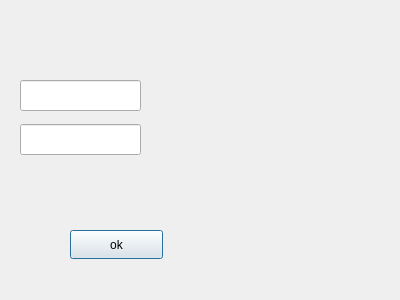
<?xml version="1.0" encoding="UTF-8"?>
<ui version="4.0">
 <class>Dialog</class>
 <widget class="QDialog" name="Dialog">
  <property name="geometry">
   <rect>
    <x>0</x>
    <y>0</y>
    <width>400</width>
    <height>300</height>
   </rect>
  </property>
  <property name="windowTitle">
   <string>Dialog</string>
  </property>
  <widget class="QLineEdit" name="lineEdit">
   <property name="geometry">
    <rect>
     <x>20</x>
     <y>80</y>
     <width>121</width>
     <height>31</height>
    </rect>
   </property>
  </widget>
  <widget class="QLineEdit" name="lineEdit_2">
   <property name="geometry">
    <rect>
     <x>20</x>
     <y>124</y>
     <width>121</width>
     <height>31</height>
    </rect>
   </property>
  </widget>
  <widget class="QPushButton" name="pushButton">
   <property name="geometry">
    <rect>
     <x>70</x>
     <y>230</y>
     <width>93</width>
     <height>29</height>
    </rect>
   </property>
   <property name="text">
    <string>ok</string>
   </property>
  </widget>
 </widget>
 <resources/>
 <connections/>
</ui>
